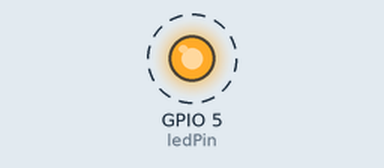
Bench run of a sketch on a simulated ESP32. On the bench: output pins drawn as LEDs (lit = HIGH). Dashed ring = blinking. What the sketch prints to the serial monitor is not drawn.

Above: at 0.5 s.
Timing chart, 0 to 4.6 s (numbered marks = the images above):
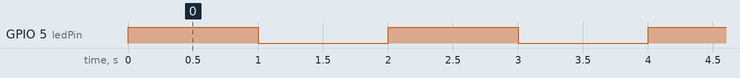

Measured:
- by itself, GPIO 5 (ledPin): alternates HIGH for 1.0 s and LOW for 1.0 s

The sketch:

blink.ino
```cpp
static const int ledPin = 5;

void setup()
{
    pinMode(ledPin, OUTPUT);
    Serial.begin(9600);
}

void loop()
{
    Serial.println("Hello World!");
    digitalWrite(ledPin, HIGH);
    delay(1000);
    digitalWrite(ledPin, LOW);

    delay(1000);
}
```
